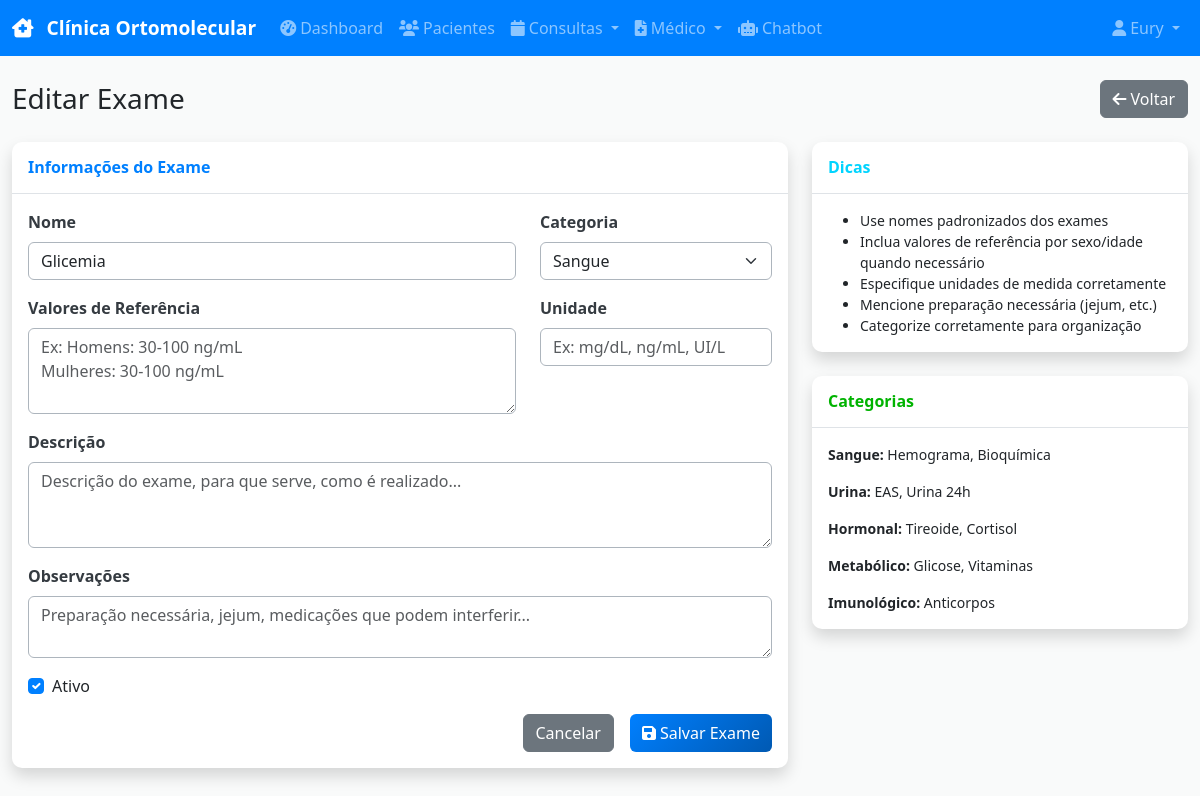
/lab-tests/1/edit (signed in), run on the app's committed database.
### models.py (models this page shows)
class User(UserMixin, db.Model):
    id = db.Column(db.Integer, primary_key=True)
    username = db.Column(db.String(80), unique=True, nullable=False)
    email = db.Column(db.String(120), unique=True, nullable=False)
    password_hash = db.Column(db.String(256), nullable=False)
    name = db.Column(db.String(100), nullable=False)
    role = db.Column(db.String(20), nullable=False, default='receptionist')  # admin, doctor, receptionist, financial
    crm = db.Column(db.String(20))  # For doctors
    specialty = db.Column(db.String(100))  # For doctors
    created_at = db.Column(db.DateTime, default=datetime.utcnow)
    is_active = db.Column(db.Boolean, default=True)

class LabTest(db.Model):
    id = db.Column(db.Integer, primary_key=True)
    name = db.Column(db.String(100), nullable=False)
    category = db.Column(db.String(50))  # blood, urine, hormone, etc.
    reference_values = db.Column(Text)  # Valores de referência
    unit = db.Column(db.String(20))  # mg/dL, g/L, etc.
    description = db.Column(Text)
    observations = db.Column(Text)
    is_active = db.Column(db.Boolean, default=True)
    created_at = db.Column(db.DateTime, default=datetime.utcnow)

### routes.py (the view)
@app.route('/lab-tests/<int:id>/edit', methods=['GET', 'POST'])
@login_required
def lab_tests_edit(id):
    if current_user.role not in ['doctor', 'admin']:
        flash('Acesso negado.', 'error')
        return redirect(url_for('dashboard'))
    lab_test = LabTest.query.get_or_404(id)
    form = LabTestForm(obj=lab_test)
    if form.validate_on_submit():
        form.populate_obj(lab_test)
        db.session.commit()
        flash('Exame atualizado com sucesso!', 'success')
        return redirect(url_for('lab_tests_list'))
    return render_template('lab_tests/form.html', form=form, title='Editar Exame')

### forms.py
class LabTestForm(FlaskForm):
    name = StringField('Nome', validators=[DataRequired(), Length(max=100)])
    category = SelectField('Categoria', choices=[
        ('blood', 'Sangue'),
        ('urine', 'Urina'),
        ('hormone', 'Hormonal'),
        ('metabolic', 'Metabólico'),
        ('immune', 'Imunológico'),
        ('other', 'Outros')
    ], validators=[DataRequired()])
    reference_values = TextAreaField('Valores de Referência', validators=[Optional()])
    unit = StringField('Unidade', validators=[Optional(), Length(max=20)])
    description = TextAreaField('Descrição', validators=[Optional()])
    observations = TextAreaField('Observações', validators=[Optional()])
    is_active = BooleanField('Ativo', default=True)

### app.py (called while the page is built)
@login_manager.user_loader
def load_user(user_id):
    from models import User
    return User.query.get(int(user_id))

### templates/lab_tests/form.html (shortened to what this page needs)
{% extends "base.html" %}
{% block content %}
<div class="container-fluid">
    <div class="row">
        <div class="col-12">
            <div class="d-sm-flex align-items-center justify-content-between mb-4">
                <h1 class="h3 mb-0 text-gray-800">{{ title }}</h1>
                <a href="{{ url_for('lab_tests_list') }}" class="btn btn-secondary">
                    <i class="fas fa-arrow-left me-1"></i>Voltar
                </a>
            </div>
        </div>
    </div>
    <div class="row">
        <div class="col-lg-8">
            <div class="card shadow mb-4">
                <div class="card-header py-3">
                    <h6 class="m-0 font-weight-bold text-primary">Informações do Exame</h6>
                </div>
                <div class="card-body">
                    <form method="POST">
                        <div class="row">
                            <div class="col-md-8 mb-3">
                                {{ form.name.label(class="form-label") }}
                                {{ form.name(class="form-control", placeholder="Ex: Hemograma Completo, Vitamina D, Homocisteína") }}
                            </div>
                            <div class="col-md-4 mb-3">
                                {{ form.category.label(class="form-label") }}
                                {{ form.category(class="form-select") }}
                            </div>
                        </div>
                        <div class="row">
                            <div class="col-md-8 mb-3">
                                {{ form.reference_values.label(class="form-label") }}
                                {{ form.reference_values(class="form-control", rows="3", placeholder="Ex: Homens: 30-100 ng/mL\nMulheres: 30-100 ng/mL") }}
                            </div>
                            <div class="col-md-4 mb-3">
                                {{ form.unit.label(class="form-label") }}
                                {{ form.unit(class="form-control", placeholder="Ex: mg/dL, ng/mL, UI/L") }}
                            </div>
                        </div>
                        <div class="mb-3">
                            {{ form.description.label(class="form-label") }}
                            {{ form.description(class="form-control", rows="3", placeholder="Descrição do exame, para que serve, como é realizado...") }}
                        </div>
                        <div class="mb-3">
                            {{ form.observations.label(class="form-label") }}
                            {{ form.observations(class="form-control", rows="2", placeholder="Preparação necessária, jejum, medicações que podem interferir...") }}
                        </div>
                        <div class="mb-3">
                            <div class="form-check">
                                {{ form.is_active(class="form-check-input") }}
                                {{ form.is_active.label(class="form-check-label") }}
                            </div>
                        </div>
                        <div class="d-grid gap-2 d-md-flex justify-content-md-end">
                            <a href="{{ url_for('lab_tests_list') }}" class="btn btn-secondary me-md-2">Cancelar</a>
                            <button type="submit" class="btn btn-primary">
                                <i class="fas fa-save me-1"></i>Salvar Exame
                            </button>
                        </div>
                    </form>
                </div>
            </div>
        </div>
        <div class="col-lg-4">
            <div class="card shadow mb-4">
                <div class="card-header py-3">
                    <h6 class="m-0 font-weight-bold text-info">Dicas</h6>
                </div>
                <div class="card-body">
                    <ul class="small mb-0">
                        <li>Use nomes padronizados dos exames</li>
                        <li>Inclua valores de referência por sexo/idade quando necessário</li>
                        <li>Especifique unidades de medida corretamente</li>
                        <li>Mencione preparação necessária (jejum, etc.)</li>
                        <li>Categorize corretamente para organização</li>
                    </ul>
                </div>
            </div>
            <div class="card shadow mb-4">
                <div class="card-header py-3">
                    <h6 class="m-0 font-weight-bold text-success">Categorias</h6>
                </div>
                <div class="card-body">
                    <div class="small">
                        <p><strong>Sangue:</strong> Hemograma, Bioquímica</p>
                        <p><strong>Urina:</strong> EAS, Urina 24h</p>
                        <p><strong>Hormonal:</strong> Tireoide, Cortisol</p>
                        <p><strong>Metabólico:</strong> Glicose, Vitaminas</p>
                        <p class="mb-0"><strong>Imunológico:</strong> Anticorpos</p>
                    </div>
                </div>
            </div>
        </div>
    </div>
</div>
{% endblock %}

### templates/base.html (shortened to what this page needs)
<!DOCTYPE html>
<html lang="pt-BR">
<head>
    <link href="https://cdn.jsdelivr.net/npm/bootstrap@5.3.0/dist/css/bootstrap.min.css" rel="stylesheet">
    <link href="https://cdnjs.cloudflare.com/ajax/libs/font-awesome/6.0.0/css/all.min.css" rel="stylesheet">
    <link href="https://cdn.jsdelivr.net/npm/fullcalendar@6.1.8/index.global.min.css" rel="stylesheet">
    <link href="{{ url_for('static', filename='css/style.css') }}" rel="stylesheet">
</head>
<body>
    {% if current_user.is_authenticated %}
    <nav class="navbar navbar-expand-lg navbar-dark bg-primary fixed-top">
        <div class="container-fluid">
            <a class="navbar-brand" href="{{ url_for('dashboard') }}">
                <i class="fas fa-clinic-medical me-2"></i>
                Clínica Ortomolecular
            </a>
            <div class="collapse navbar-collapse" id="navbarNav">
                <ul class="navbar-nav me-auto">
                    <li class="nav-item">
                        <a class="nav-link" href="{{ url_for('dashboard') }}">
                            <i class="fas fa-tachometer-alt me-1"></i>Dashboard
                        </a>
                    </li>
                    <li class="nav-item">
                        <a class="nav-link" href="{{ url_for('patients_list') }}">
                            <i class="fas fa-users me-1"></i>Pacientes
                        </a>
                    </li>
                    <li class="nav-item dropdown">
                        <a class="nav-link dropdown-toggle" href="#" role="button" data-bs-toggle="dropdown">
                            <i class="fas fa-calendar me-1"></i>Consultas
                        </a>
                    </li>
                    {% if current_user.role in ['doctor', 'admin'] %}
                    <li class="nav-item dropdown">
                        <a class="nav-link dropdown-toggle" href="#" role="button" data-bs-toggle="dropdown">
                            <i class="fas fa-file-medical me-1"></i>Médico
                        </a>
                    </li>
                    {% endif %}
                    <li class="nav-item">
                        <a class="nav-link" href="{{ url_for('chatbot') }}">
                            <i class="fas fa-robot me-1"></i>Chatbot
                        </a>
                    </li>
                </ul>
                <ul class="navbar-nav">
                    <li class="nav-item dropdown">
                        <a class="nav-link dropdown-toggle" href="#" role="button" data-bs-toggle="dropdown">
                            <i class="fas fa-user me-1"></i>{{ current_user.name }}
                        </a>
                    </li>
                </ul>
            </div>
        </div>
    </nav>
    {% endif %}
    <main class="{% if current_user.is_authenticated %}main-content{% endif %}">
        {% block content %}{% endblock %}
    </main>
</body>
</html>

### static/css/style.css (style rules this page uses)
:root { --primary: 210 100% 50%; --primary-dark: 210 100% 35%; --success: 120 100% 35%; --info: 190 100% 50%; --warning: 45 100% 50%; --danger: 0 100% 50%; --light: 210 11% 98%; --dark: 210 11% 21%; --gray-100: 210 17% 98%; --gray-200: 210 14% 89%; --gray-300: 210 11% 71%; --gray-400: 210 9% 53%; --gray-500: 210 7% 46%; --gray-600: 210 9% 31%; --gray-700: 210 10% 23%; --gray-800: 210 11% 15%; --gray-900: 210 11% 7%; }
body { font-family: 'Segoe UI', Tahoma, Geneva, Verdana, sans-serif; background-color: hsl(var(--light)); color: hsl(var(--gray-800)); }
.main-content { padding-top: 80px; min-height: 100vh; background-color: hsl(var(--light)); }
.card { border: none; border-radius: 10px; box-shadow: 0 0.15rem 1.75rem 0 rgba(58, 59, 69, 0.15); }
.card-header { background-color: transparent; border-bottom: 1px solid hsl(var(--gray-200)); }
.navbar-brand { font-weight: 600; font-size: 1.2rem; }
.nav-link { font-weight: 500; transition: all 0.2s ease; }
.btn { border-radius: 6px; font-weight: 500; transition: all 0.2s ease; }
.btn-primary { background: linear-gradient(135deg, hsl(var(--primary)) 0%, hsl(var(--primary-dark)) 100%); border: none; }
.form-control, .form-select { border-radius: 6px; border: 1px solid hsl(var(--gray-300)); transition: all 0.2s ease; }
.form-label { font-weight: 600; color: hsl(var(--gray-700)); margin-bottom: 0.5rem; }
.font-weight-bold { font-weight: 700 !important; }
.text-gray-800 { color: hsl(var(--gray-800)) !important; }
.form-check-input:checked { background-color: hsl(var(--primary)); border-color: hsl(var(--primary)); }
.text-primary { color: hsl(var(--primary)) !important; }
.text-success { color: hsl(var(--success)) !important; }
.text-info { color: hsl(var(--info)) !important; }
.bg-primary { background-color: hsl(var(--primary)) !important; }

### data on the page
User: name "Eury"
LabTest: name "Glicemia", category "Sangue", is_active "☑"

### other printed values
{{ title }} "Editar Exame"
